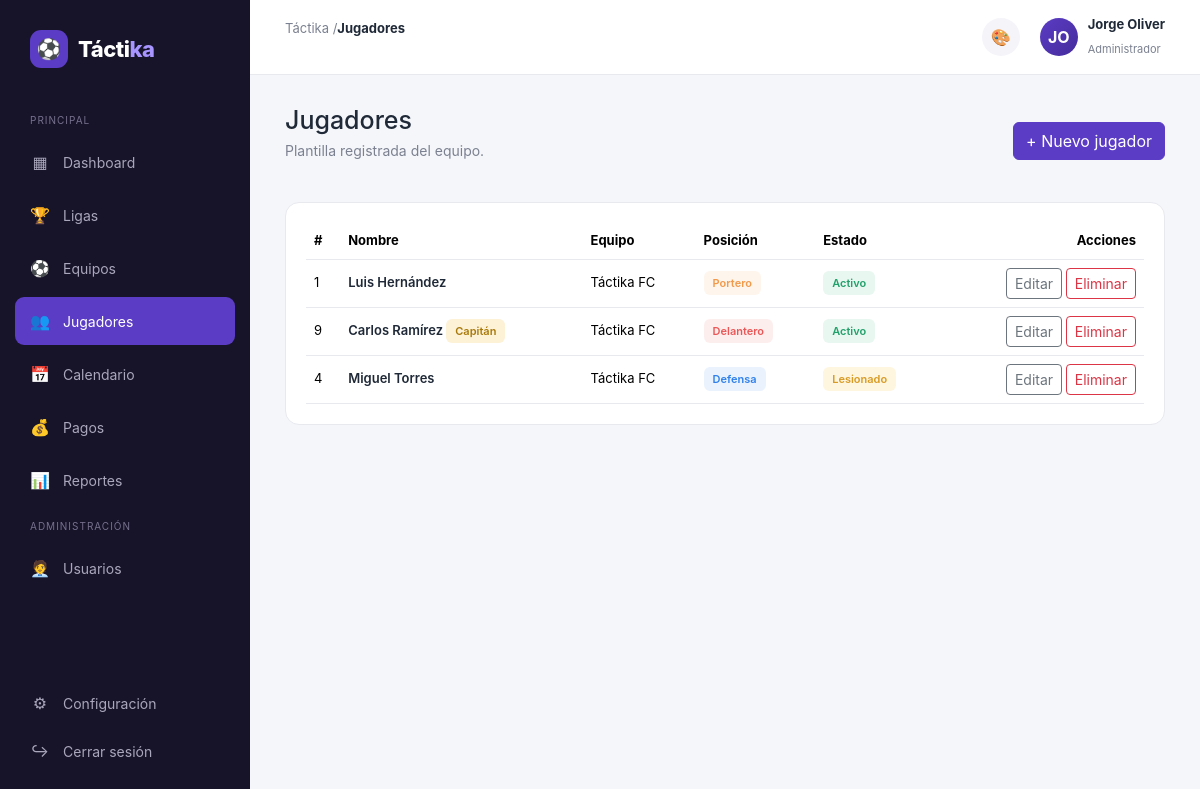
Page /public/jugadores (signed in) on the committed database.
### tables this page shows
CREATE TABLE IF NOT EXISTS jugadores (
    id INT AUTO_INCREMENT PRIMARY KEY,
    equipo_id INT NULL,
    nombre VARCHAR(100) NOT NULL,
    apellido VARCHAR(100) NOT NULL,
    posicion_id INT NULL,
    numero INT,
    fecha_nacimiento DATE NULL,
    telefono VARCHAR(20),
    email VARCHAR(150),
    foto VARCHAR(255),
    estado ENUM('activo', 'lesionado', 'inactivo') NOT NULL DEFAULT 'activo',
    capitan TINYINT(1) NOT NULL DEFAULT 0,
    created_at TIMESTAMP DEFAULT CURRENT_TIMESTAMP,
    FOREIGN KEY (equipo_id) REFERENCES equipos(id) ON DELETE SET NULL,
    FOREIGN KEY (posicion_id) REFERENCES cat_posiciones(id) ON DELETE SET NULL
);

CREATE TABLE IF NOT EXISTS equipos (
    id INT AUTO_INCREMENT PRIMARY KEY,
    liga_id INT NULL,
    nombre VARCHAR(100) NOT NULL,
    categoria VARCHAR(50),
    temporada VARCHAR(20),
    escudo VARCHAR(255),
    fecha_ingreso DATE NULL,
    sede VARCHAR(150),
    representante_id INT NULL,
    dt_id INT NULL,
    created_at TIMESTAMP DEFAULT CURRENT_TIMESTAMP,
    FOREIGN KEY (liga_id) REFERENCES ligas(id) ON DELETE SET NULL,
    FOREIGN KEY (representante_id) REFERENCES staff(id) ON DELETE SET NULL,
    FOREIGN KEY (dt_id) REFERENCES staff(id) ON DELETE SET NULL
);

CREATE TABLE IF NOT EXISTS cat_posiciones (
    id INT AUTO_INCREMENT PRIMARY KEY,
    nombre VARCHAR(50) NOT NULL,
    tag VARCHAR(20) NOT NULL,
    created_at TIMESTAMP DEFAULT CURRENT_TIMESTAMP
);

### app/controllers/JugadoresController.php (called while the page is built, shortened)
<?php
class JugadoresController extends Controller
{
    public function index(): void
    {
        $jugadorModel = $this->model('Jugador');
        $this->view('jugadores/index', [
            'titulo' => 'Jugadores',
            'activeMenu' => 'jugadores',
            'jugadores' => $jugadorModel->conEquipo(),
        ]);
    }
}

### app/core/App.php (called while the page is built, shortened)
<?php
class App
{
    protected string $method = 'index';
    public function __construct()
    {
        $url = $this->parseUrl();
        if (!empty($url[0]) && file_exists(APP_PATH . '/controllers/' . ucfirst($url[0]) . 'Controller.php')) {
            unset($url[0]);
        }
        $controller = new $this->controllerName();
        $this->params = $url ? array_values($url) : [];
        call_user_func_array([$controller, $this->method], $this->params);
    }
    protected function parseUrl(): array
    {
        if (isset($_GET['url'])) {
            $url = rtrim($_GET['url'], '/');
            $url = filter_var($url, FILTER_SANITIZE_URL);
            return explode('/', $url);
        }
        return [];
    }
}

### public/index.php (called while the page is built, shortened)
<?php
new App();

### app/models/Jugador.php (called while the page is built, shortened)
<?php
class Jugador extends Model
{
    public function conEquipo(): array
    {
        $sql = "SELECT j.*, e.nombre AS equipo_nombre, p.nombre AS posicion_nombre, p.tag AS posicion_tag
                FROM jugadores j
                LEFT JOIN equipos e ON e.id = j.equipo_id
                LEFT JOIN cat_posiciones p ON p.id = j.posicion_id
                ORDER BY j.apellido ASC";
        return $this->db->query($sql)->fetchAll();
    }
}

### app/views/jugadores/index.php (the view)
<div class="welcome d-flex align-items-center justify-content-between">
    <div>
        <h1>Jugadores</h1>
        <p>Plantilla registrada del equipo.</p>
    </div>
    <a href="<?= BASE_URL ?>/jugadores/crear" class="btn btn-primary">+ Nuevo jugador</a>
</div>
<div class="card">
    <div class="table-responsive">
        <table class="table">
            <thead>
                <tr>
                    <th>#</th>
                    <th>Nombre</th>
                    <th>Equipo</th>
                    <th>Posición</th>
                    <th>Estado</th>
                    <th class="text-end">Acciones</th>
                </tr>
            </thead>
            <tbody>
                <?php if (!empty($jugadores)): ?>
                    <?php foreach ($jugadores as $j): ?>
                        <tr>
                            <td><?= $j['numero'] ?? '-' ?></td>
                            <td>
                                <a href="<?= BASE_URL ?>/jugadores/detalle/<?= $j['id'] ?>" class="link-equipo">
                                    <?= htmlspecialchars($j['nombre'] . ' ' . $j['apellido']) ?>
                                </a>
                                <?php if (!empty($j['capitan'])): ?>
                                    <span class="badge-estado badge-capitan">Capitán</span>
                                <?php endif; ?>
                            </td>
                            <td><?= htmlspecialchars($j['equipo_nombre'] ?? 'Sin equipo') ?></td>
                            <td>
                                <?php if (!empty($j['posicion_nombre'])): ?>
                                    <span class="badge-estado" style="background: <?= htmlspecialchars($j['posicion_tag']) ?>1a; color: <?= htmlspecialchars($j['posicion_tag']) ?>;">
                                        <?= htmlspecialchars($j['posicion_nombre']) ?>
                                    </span>
                                <?php else: ?>
                                    -
                                <?php endif; ?>
                            </td>
                            <td><span class="badge-estado badge-<?= $j['estado'] ?>"><?= ucfirst($j['estado']) ?></span></td>
                            <td class="text-end">
                                <a href="<?= BASE_URL ?>/jugadores/editar/<?= $j['id'] ?>" class="btn btn-sm btn-outline-secondary">Editar</a>
                                <a href="<?= BASE_URL ?>/jugadores/eliminar/<?= $j['id'] ?>" class="btn btn-sm btn-outline-danger" data-confirm="¿Eliminar a este jugador?">Eliminar</a>
                            </td>
                        </tr>
                    <?php endforeach; ?>
                <?php else: ?>
                    <tr>
                        <td colspan="6" class="text-center text-muted py-4">No hay jugadores registrados.</td>
                    </tr>
                <?php endif; ?>
            </tbody>
        </table>
    </div>
</div>

### public/css/style.css (style rules this page uses)
:root { --primary: #5b3cc4; --primary-dark: #452c9c; --primary-light: #eee9ff; --background: #f5f6fa; --surface: #ffffff; --text: #1f2937; --muted: #7b8190; --success: #22a06b; --success-bg: #e8f7f0; --danger: #dc4c4c; --danger-bg: #fdecec; --warning: #d89b24; --warning-bg: #fff6df; --border: #e8e9ef; --sidebar-width: 250px; }
* { margin: 0; padding: 0; box-sizing: border-box; }
body { font-family: Inter, Arial, sans-serif; background: var(--background); color: var(--text); }
a { text-decoration: none; }
.welcome { margin-bottom: 25px; }
.welcome h1 { font-size: 25px; margin-bottom: 5px; }
.welcome p { color: var(--muted); font-size: 14px; }
.card { background: var(--surface); border: 1px solid var(--border); border-radius: 14px; padding: 20px; }
.card table { margin-bottom: 0; }
.card .table > :not(caption) > * > * { border-bottom-color: var(--border); font-size: 13px; vertical-align: middle; }
.badge-estado { font-size: 11px; font-weight: 600; padding: 5px 9px; border-radius: 6px; }
.badge-activo, .badge-pagado, .badge-jugado { background: var(--success-bg); color: var(--success); }
.badge-pendiente, .badge-lesionado, .badge-programado { background: var(--warning-bg); color: var(--warning); }
.badge-capitan { background: #fdf1d6; color: #a8790a; }
.link-equipo { color: var(--text); font-weight: 600; }
.btn-primary { background: var(--primary); border-color: var(--primary); }

### rows in the picture
jugadores: numero "1", nombre+apellido "Luis Hernández", equipo.nombre "Táctika FC", posicion.nombre "Portero", estado "Activo"
jugadores: numero "9", nombre+apellido "Carlos Ramírez", capitan "Capitán", equipo.nombre "Táctika FC", posicion.nombre "Delantero", estado "Activo"
jugadores: numero "4", nombre+apellido "Miguel Torres", equipo.nombre "Táctika FC", posicion.nombre "Defensa", estado "Lesionado"

### other values in the picture
APP_NAME "Táctika"
$titulo "Jugadores"
substr($_SESSION['usuario_nombre'] ?? '', 0, 2) "JO"
$_SESSION['usuario_nombre'] "Jorge Oliver"
$_SESSION['usuario_rol'] "Administrador"
